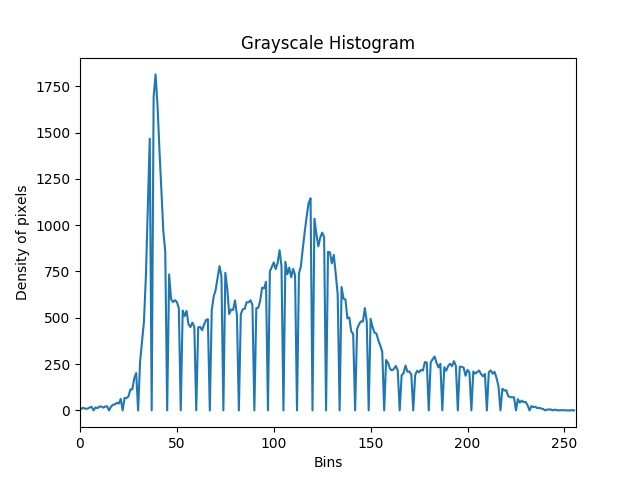
#> input picture examenPractico/HistNormalizado:Lena.jpg, 640 x 480 px
$ python examen_gauss_.py --image HistNormalizado:Lena.jpg
#> lines starting #> are read from the running program, lines starting #| are printed output that depends on the picture
from __future__ import print_function
from __future__ import division
import cv2
import argparse
from matplotlib import pyplot as plt
import numpy as np

ap = argparse.ArgumentParser()
ap.add_argument("-i", "--image", required = True, help = "Path to image")
args = vars(ap.parse_args())
imageName = args["image"]
print ("name:{}".format(imageName))


image = cv2.imread(args["image"])
#> image is the input picture: shape (480, 640, 3); mean B, G, R 248, 246, 242.6
imagePonderada = image.copy()

tamanoKernel = 5
factorSaturacion = 273

#Imprimimos el valor de ancho y alto de la imagen
print ("width:{}pixels".format(image.shape[1]))
#| width:640pixels
imageWidth = image.shape[1]
#> imageWidth = 640
print ("height:{}pixels".format(image.shape[0]))
#| height:480pixels
imageHeight = image.shape[0]
#> imageHeight = 480

#cv2.imshow("Original", image)

kernelPromedio = np.matrix('1 4 7 4 1; 4 16 26 16 4; 7 26 41 26 7; 4 16 26 16 4; 1 4 7 4 1')
sobelX = np.matrix('-1 0 1; -2 0 2; -1 0 1')
sobelY = np.matrix('-1 -2 -1; 0 0 0; 1 2 1')
promedioPixel = 0
promedioSobelX = 0
promedioSobelY = 0


print ("{}".format(kernelPromedio))
print ("{}".format(sobelX))
print ("{}".format(sobelY))
cv2.imshow("Ponderada", imagePonderada)


margin = int(tamanoKernel/2)
#print("Margin: {}".format(margin))
ancho = imageWidth-tamanoKernel
#> ancho = 635
alto = imageHeight- tamanoKernel
#> alto = 475

#gray = cv2.cvtColor(image, cv2.COLOR_BGR2GRAY)
imagenBorrosa = imagePonderada.copy()

#Empezamos a recorrer los pixeles de cada imagen para el proceso de convolucion
for y in range(margin, ancho):
	for x in range(margin, alto):
		for z in range (0, tamanoKernel-1):
			for w in range(0, tamanoKernel-1):
				(b,g,r) = imagePonderada[x+w,y+z]
				promedioPixel  = promedioPixel + (b * kernelPromedio[w,z])
		promedioPixel = promedioPixel / factorSaturacion
		imagenBorrosa[x,y] = promedioPixel
		promedioPixel = 0
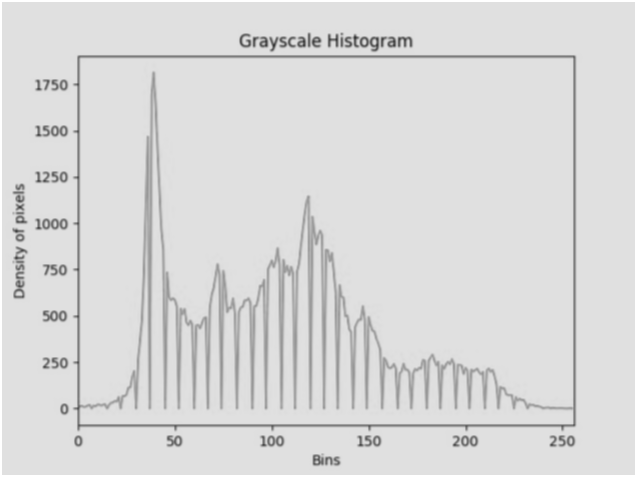
#> imagenBorrosa: shape (480, 640, 3); min 51, max 255, mean 218.5
plt.subplot(2,2,1),plt.imshow(imagenBorrosa)
plt.title('Blurred'), plt.xticks([]), plt.yticks([])

imagenSobelX = imagenBorrosa.copy()
imagenSobelY = imagenBorrosa.copy()
imagenTemp = imagenBorrosa.copy()


#Aplicamos mascaras de Sobel
for c in range(1, imageHeight-3):
	for n in range(1, imageWidth-3):
		for m in range (0, 2):
			for v in range(0, 2):
				(b,g,r) = imagenTemp[c+v,n+m]
				promedioSobelX  = promedioSobelX + (b * sobelX[v,m])
		imagenSobelX[c,n] = promedioSobelX
		promedioSobelX = 0
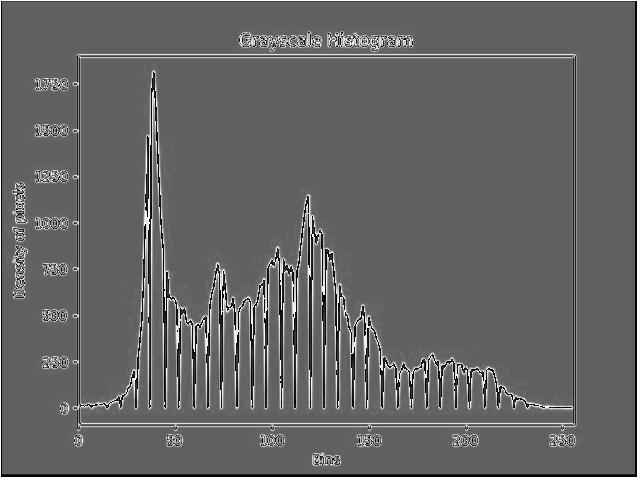
#> imagenSobelX: shape (480, 640, 3); min 0, max 255, mean 101.8
plt.subplot(2,2,3),plt.imshow(imagenSobelX)
plt.title('SobelX'), plt.xticks([]), plt.yticks([])
#cv2.imshow("SobelX", imagenSobelX)

#Aplicamos mascaras de Sobel
for t in range(1, imageHeight-3):
	for f in range(1, imageWidth-3):
		for p in range (0, 2):
			for o in range(0, 2):
				(bl,gr,re) = imagenBorrosa[t+o,f+p]
				promedioSobelY  = promedioSobelY + (bl * sobelY[o,p])
		imagenSobelY[t,f] = promedioSobelY
		promedioSobelY = 0
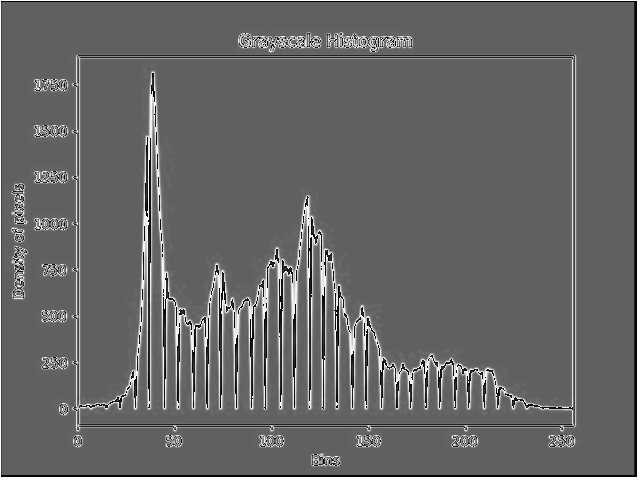
#> imagenSobelY: shape (480, 640, 3); min 0, max 255, mean 103.2
plt.subplot(2,2,2),plt.imshow(imagenSobelY)
plt.title('SobelY'), plt.xticks([]), plt.yticks([])
#cv2.imshow("SobelY", imagenSobelY)

sobelCombined = cv2.bitwise_or(imagenSobelX, imagenSobelY)
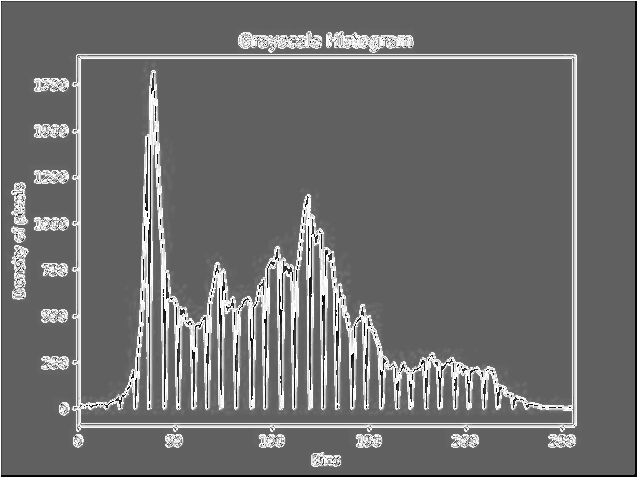
#> sobelCombined: shape (480, 640, 3); min 0, max 255, mean 112.2
sobelCombined = cv2.cvtColor(sobelCombined, cv2.COLOR_BGR2GRAY)
#> sobelCombined: shape (480, 640)
plt.subplot(2,2,4),plt.imshow(sobelCombined)
plt.title('SobelCombined'), plt.xticks([]), plt.yticks([])
plt.show()

cv2.waitKey(0)
